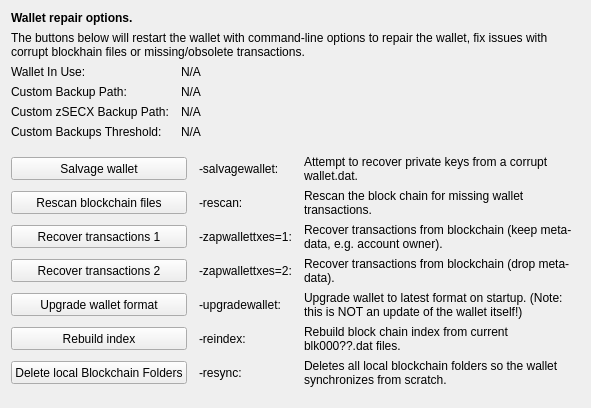
     <widget class="QWidget" name="tab_repair">
      <attribute name="title">
       <string>&amp;Wallet Repair</string>
      </attribute>
      <layout class="QGridLayout" name="gridLayout_4" columnstretch="0,0,0,0">
       <property name="horizontalSpacing">
        <number>12</number>
       </property>
       <item row="0" column="0" colspan="4">
        <widget class="QLabel" name="label_repair_header">
         <property name="font">
          <font>
           <weight>75</weight>
           <bold>true</bold>
          </font>
         </property>
         <property name="text">
          <string>Wallet repair options.</string>
         </property>
        </widget>
       </item>
       <item row="1" column="0" colspan="4">
        <widget class="QLabel" name="label_repair_helptext">
         <property name="font">
          <font>
           <weight>50</weight>
           <bold>false</bold>
          </font>
         </property>
         <property name="text">
          <string>The buttons below will restart the wallet with command-line options to repair the wallet, fix issues with corrupt blockhain files or missing/obsolete transactions.</string>
         </property>
         <property name="wordWrap">
          <bool>true</bool>
         </property>
        </widget>
       </item>
       <item row="2" column="0">
        <widget class="QLabel" name="wallet_path_label">
         <property name="text">
          <string>Wallet In Use:</string>
         </property>
        </widget>
       </item>
       <item row="2" column="1" colspan="3">
        <widget class="QLabel" name="wallet_path">
         <property name="cursor">
          <cursorShape>IBeamCursor</cursorShape>
         </property>
         <property name="text">
          <string>N/A</string>
         </property>
         <property name="textFormat">
          <enum>Qt::PlainText</enum>
         </property>
         <property name="textInteractionFlags">
          <set>Qt::LinksAccessibleByMouse|Qt::TextSelectableByKeyboard|Qt::TextSelectableByMouse</set>
         </property>
        </widget>
       </item>
       <item row="3" column="0">
        <widget class="QLabel" name="wallet_custombackuppath_label">
         <property name="text">
          <string>Custom Backup Path:</string>
         </property>
         <property name="visible">
          <bool>false</bool>
         </property>
        </widget>
       </item>
       <item row="3" column="1" colspan="3">
        <widget class="QLabel" name="wallet_custombackuppath">
         <property name="cursor">
          <cursorShape>IBeamCursor</cursorShape>
         </property>
         <property name="text">
          <string>N/A</string>
         </property>
         <property name="textFormat">
          <enum>Qt::PlainText</enum>
         </property>
         <property name="textInteractionFlags">
          <set>Qt::LinksAccessibleByMouse|Qt::TextSelectableByKeyboard|Qt::TextSelectableByMouse</set>
         </property>
         <property name="visible">
          <bool>false</bool>
         </property>
        </widget>
       </item>
       <item row="4" column="0">
        <widget class="QLabel" name="wallet_customzsecxbackuppath_label">
         <property name="text">
          <string>Custom zSECX Backup Path:</string>
         </property>
         <property name="visible">
          <bool>false</bool>
         </property>
        </widget>
       </item>
       <item row="4" column="1" colspan="3">
        <widget class="QLabel" name="wallet_customzsecxbackuppath">
         <property name="cursor">
          <cursorShape>IBeamCursor</cursorShape>
         </property>
         <property name="text">
          <string>N/A</string>
         </property>
         <property name="textFormat">
          <enum>Qt::PlainText</enum>
         </property>
         <property name="textInteractionFlags">
          <set>Qt::LinksAccessibleByMouse|Qt::TextSelectableByKeyboard|Qt::TextSelectableByMouse</set>
         </property>
         <property name="visible">
          <bool>false</bool>
         </property>
        </widget>
       </item>
       <item row="5" column="0">
        <widget class="QLabel" name="wallet_custombackupthreshold_label">
         <property name="text">
          <string>Custom Backups Threshold:</string>
         </property>
         <property name="visible">
          <bool>false</bool>
         </property>
        </widget>
       </item>
       <item row="5" column="1" colspan="3">
        <widget class="QLabel" name="wallet_custombackupthreshold">
         <property name="cursor">
          <cursorShape>IBeamCursor</cursorShape>
         </property>
         <property name="text">
          <string>N/A</string>
         </property>
         <property name="textFormat">
          <enum>Qt::PlainText</enum>
         </property>
         <property name="textInteractionFlags">
          <set>Qt::LinksAccessibleByMouse|Qt::TextSelectableByKeyboard|Qt::TextSelectableByMouse</set>
         </property>
         <property name="visible">
          <bool>false</bool>
         </property>
        </widget>
       </item>
       <item row="6" column="0">
        <spacer name="verticalSpacer_repair1">
         <property name="orientation">
          <enum>Qt::Vertical</enum>
         </property>
         <property name="sizeHint" stdset="0">
          <size>
           <width>10</width>
           <height>10</height>
          </size>
         </property>
        </spacer>
       </item>
       <item row="7" column="0" colspan="2">
        <widget class="QPushButton" name="btn_salvagewallet">
         <property name="minimumSize">
          <size>
           <width>100</width>
           <height>23</height>
          </size>
         </property>
         <property name="text">
          <string>Salvage wallet</string>
         </property>
        </widget>
       </item>
       <item row="7" column="2">
        <widget class="QLabel" name="label_repair_salvage_command">
         <property name="text">
          <string notr="true">-salvagewallet:</string>
         </property>
        </widget>
       </item>
       <item row="7" column="3">
        <widget class="QLabel" name="label_repair_salvage">
         <property name="text">
          <string>Attempt to recover private keys from a corrupt wallet.dat.</string>
         </property>
         <property name="wordWrap">
          <bool>true</bool>
         </property>
        </widget>
       </item>
       <item row="8" column="0" colspan="2">
        <widget class="QPushButton" name="btn_rescan">
         <property name="minimumSize">
          <size>
           <width>100</width>
           <height>23</height>
          </size>
         </property>
         <property name="text">
          <string>Rescan blockchain files</string>
         </property>
        </widget>
       </item>
       <item row="8" column="2">
        <widget class="QLabel" name="label_repair_rescan_command">
         <property name="text">
          <string notr="true">-rescan:</string>
         </property>
        </widget>
       </item>
       <item row="8" column="3">
        <widget class="QLabel" name="label_repair_rescan">
         <property name="text">
          <string>Rescan the block chain for missing wallet transactions.</string>
         </property>
         <property name="wordWrap">
          <bool>true</bool>
         </property>
        </widget>
       </item>
       <item row="9" column="0" colspan="2">
        <widget class="QPushButton" name="btn_zapwallettxes1">
         <property name="minimumSize">
          <size>
           <width>100</width>
           <height>23</height>
          </size>
         </property>
         <property name="text">
          <string>Recover transactions 1</string>
         </property>
        </widget>
       </item>
       <item row="9" column="2">
        <widget class="QLabel" name="label_repair_zap1_command">
         <property name="text">
          <string notr="true">-zapwallettxes=1:</string>
         </property>
        </widget>
       </item>
       <item row="9" column="3">
        <widget class="QLabel" name="label_repair_zap1">
         <property name="text">
          <string>Recover transactions from blockchain (keep meta-data, e.g. account owner).</string>
         </property>
         <property name="wordWrap">
          <bool>true</bool>
         </property>
        </widget>
       </item>
       <item row="10" column="0" colspan="2">
        <widget class="QPushButton" name="btn_zapwallettxes2">
         <property name="minimumSize">
          <size>
           <width>100</width>
           <height>23</height>
          </size>
         </property>
         <property name="text">
          <string>Recover transactions 2</string>
         </property>
        </widget>
       </item>
       <item row="10" column="2">
        <widget class="QLabel" name="label_repair_zap2_command">
         <property name="text">
          <string notr="true">-zapwallettxes=2:</string>
         </property>
        </widget>
       </item>
       <item row="10" column="3">
        <widget class="QLabel" name="label_repair_zap2">
         <property name="text">
          <string>Recover transactions from blockchain (drop meta-data).</string>
         </property>
         <property name="wordWrap">
          <bool>true</bool>
         </property>
        </widget>
       </item>
       <item row="11" column="0" colspan="2">
        <widget class="QPushButton" name="btn_upgradewallet">
         <property name="minimumSize">
          <size>
           <width>100</width>
           <height>23</height>
          </size>
         </property>
         <property name="text">
          <string>Upgrade wallet format</string>
         </property>
        </widget>
       </item>
       <item row="11" column="2">
        <widget class="QLabel" name="label_repair_upgrade_command">
         <property name="text">
          <string notr="true">-upgradewallet:</string>
         </property>
        </widget>
       </item>
       <item row="11" column="3">
        <widget class="QLabel" name="label_repair_upgrade">
         <property name="text">
          <string>Upgrade wallet to latest format on startup. (Note: this is NOT an update of the wallet itself!)</string>
         </property>
         <property name="wordWrap">
          <bool>true</bool>
         </property>
        </widget>
       </item>
       <item row="12" column="0" colspan="2">
        <widget class="QPushButton" name="btn_reindex">
         <property name="minimumSize">
          <size>
           <width>100</width>
           <height>23</height>
          </size>
         </property>
         <property name="text">
          <string>Rebuild index</string>
         </property>
        </widget>
       </item>
       <item row="12" column="2">
        <widget class="QLabel" name="label_repair_reindex_command">
         <property name="text">
          <string notr="true">-reindex:</string>
         </property>
        </widget>
       </item>
       <item row="12" column="3">
        <widget class="QLabel" name="label_repair_reindex">
         <property name="text">
          <string>Rebuild block chain index from current blk000??.dat files.</string>
         </property>
         <property name="wordWrap">
          <bool>true</bool>
         </property>
        </widget>
       </item>
       <item row="13" column="0" colspan="2">
        <widget class="QPushButton" name="btn_resync">
         <property name="minimumSize">
          <size>
           <width>100</width>
           <height>23</height>
          </size>
         </property>
         <property name="text">
          <string>Delete local Blockchain Folders</string>
         </property>
        </widget>
       </item>
       <item row="13" column="2">
        <widget class="QLabel" name="label_repair_resync_command">
         <property name="text">
          <string>-resync:</string>
         </property>
        </widget>
       </item>
       <item row="13" column="3">
        <widget class="QLabel" name="label_repair_resync">
         <property name="text">
          <string>Deletes all local blockchain folders so the wallet synchronizes from scratch.</string>
         </property>
         <property name="wordWrap">
          <bool>true</bool>
         </property>
        </widget>
       </item>
       <item row="14" column="0">
        <spacer name="verticalSpacer_repair2">
         <property name="orientation">
          <enum>Qt::Vertical</enum>
         </property>
         <property name="sizeHint" stdset="0">
          <size>
           <width>20</width>
           <height>10</height>
          </size>
         </property>
        </spacer>
       </item>
      </layout>
     </widget>
